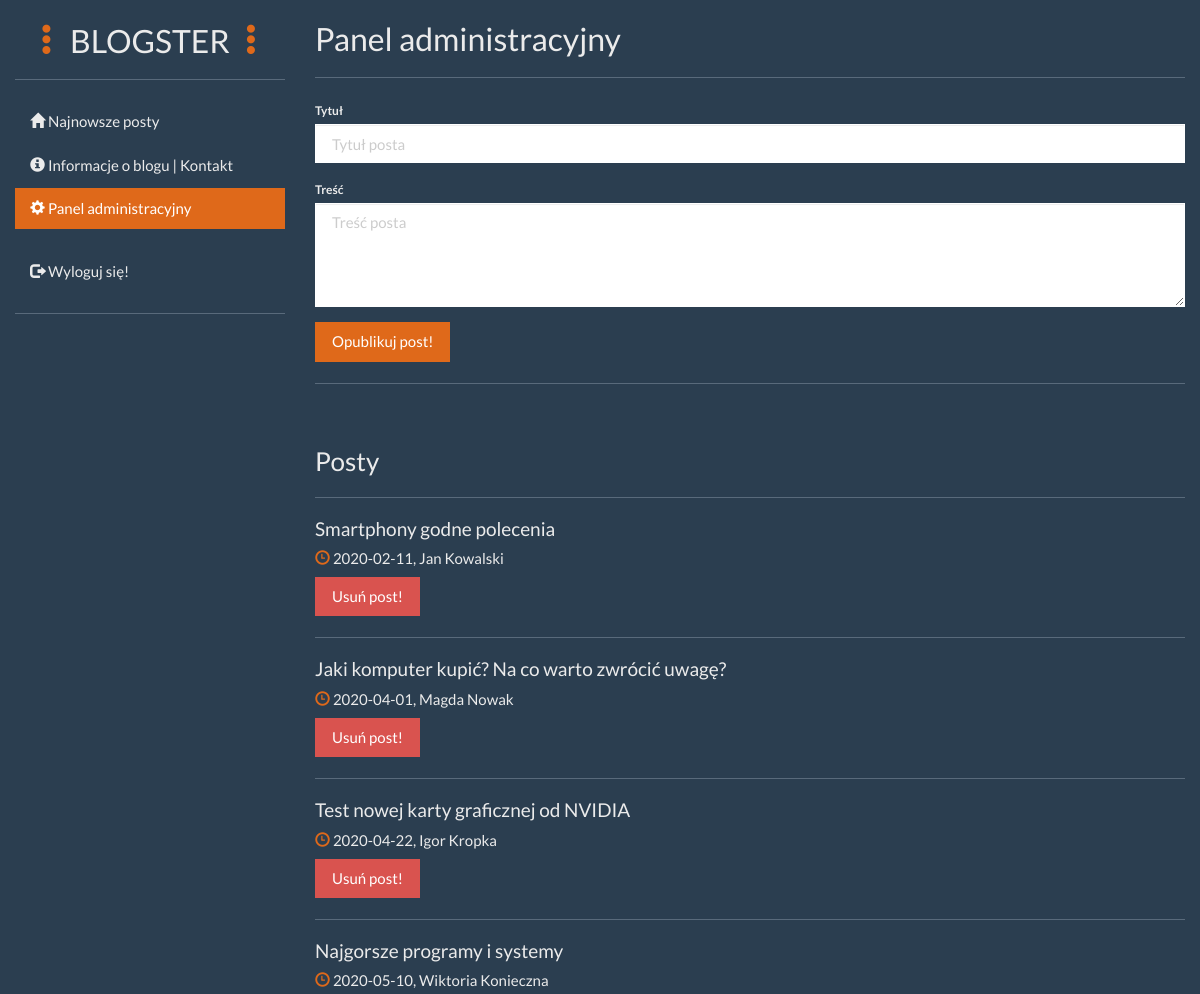
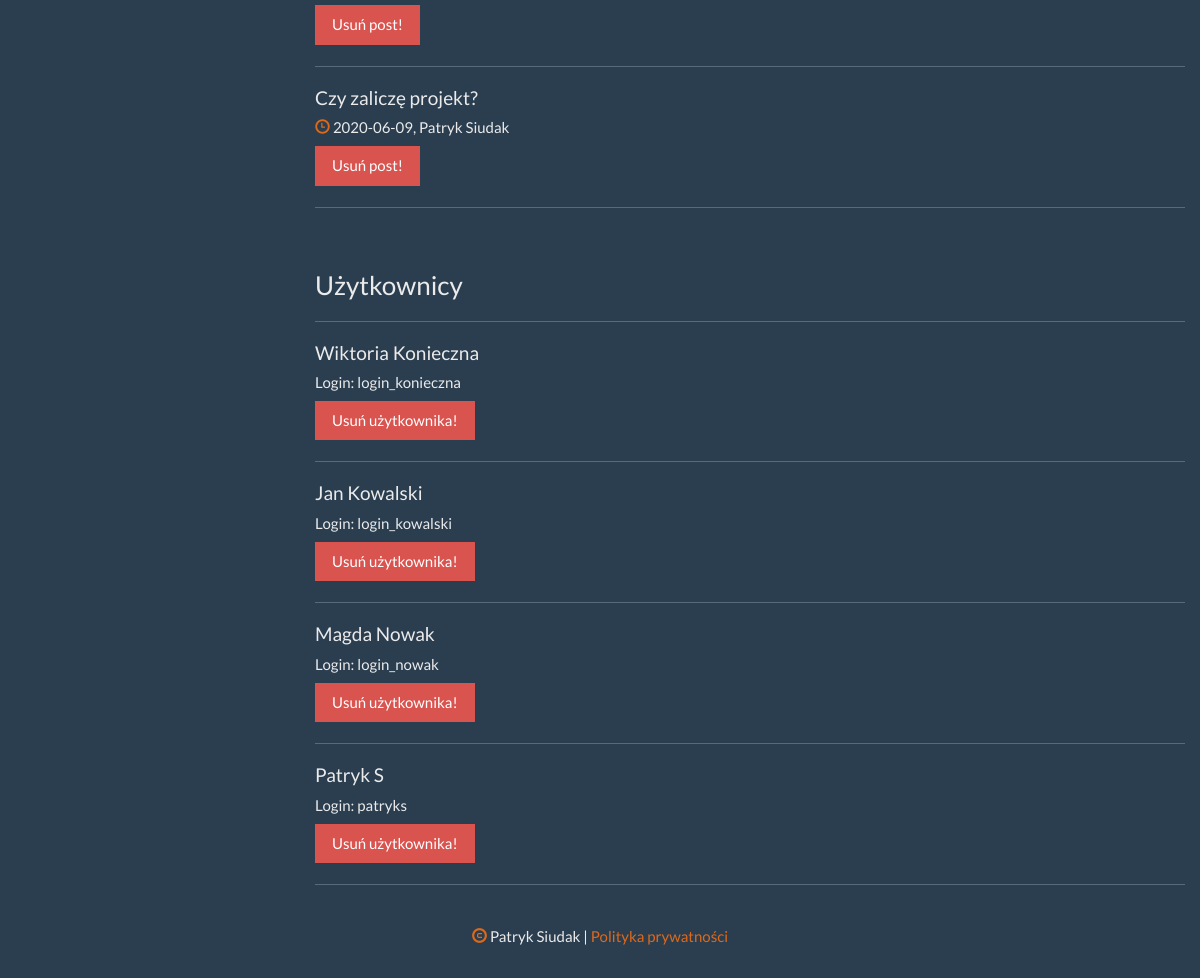
Page /panel (signed in) on the committed database (2 pictures, top to bottom).
### tables this page shows
CREATE TABLE posty (id INTEGER PRIMARY KEY AUTOINCREMENT, tytul TEXT, autor TEXT, data_publikacji TEXT, tresc TEXT);

CREATE TABLE uzytkownicy (id INTEGER PRIMARY KEY AUTOINCREMENT, login TEXT, haslo TEXT, nazwa TEXT, email TEXT);

### app.py (the view)
@app.route("/panel")
@login_required
def panel():
    con = sql.connect('database.db')
    con.row_factory = sql.Row
    cur = con.cursor()
    cur.execute("SELECT * FROM posty")
    posty = cur.fetchall()
    cur.execute("SELECT * FROM uzytkownicy")
    uzytkownicy = cur.fetchall()
    cur.close()
    con.close()
    return render_template('panel.html', posty = posty, uzytkownicy = uzytkownicy, tytul = "Panel administracyjny")

### app.py (called while the page is built)
@login_manager.user_loader
def load_user(user_id):
    return User(user_id)

### templates/panel.html (shortened to what this page needs)
{% extends "baza.html" %}
{% block content %}
    <h2>Panel administracyjny</h2>
    <hr>
    <form action="{{url_for('addPost')}}" method="POST">
        <div class="form-group">
            <label for="tyt">Tytuł</label>
            <input type="text" class="form-control" id="tyt" name="tytul" placeholder="Tytuł posta" required>
        </div>
        <div class="form-group">
            <label for="tre">Treść</label>
            <textarea class="form-control" rows="4" id="tre" name="tresc" placeholder="Treść posta" required></textarea>
        </div>
        <button type="submit" class="btn btn-primary">Opublikuj post!</button>
        <hr>
    </form>
    <br>
    <h3>Posty</h3>
    <hr>
    {% for post in posty %}
        <h4>{{post["tytul"]}}</h4>
        <h5><span class="glyphicon glyphicon-time" style="color: #DF691A"></span> {{post["data_publikacji"]}}, {{post["autor"]}}</h5>
        <form action="{{url_for('delPost')}}" method="POST">
            <button type="submit" class="btn btn-danger">Usuń post!</button>
        </form>
        <hr>
    {% endfor %}
    <br>
    <h3>Użytkownicy</h3>
    <hr>
    {% for uzytkownik in uzytkownicy %}
        <h4>{{uzytkownik["nazwa"]}}</h4>
        <h5>Login: {{uzytkownik["login"]}}</h5>
        <form action="{{url_for('delUser')}}" method="POST">
            <button type="submit" class="btn btn-danger">Usuń użytkownika!</button>
        </form>
        <hr>
    {% endfor %}
{% endblock %}

### templates/baza.html (shortened to what this page needs)
<!DOCTYPE html>
<html lang="pl">
    <head>
        <link rel="stylesheet" href="https://stackpath.bootstrapcdn.com/bootstrap/3.4.1/css/bootstrap.min.css">
        <link rel="stylesheet" type="text/css" href="{{url_for('static', filename='styles/bootstrap.min.css')}}">
        <link rel="stylesheet" type="text/css" href="{{url_for('static', filename='styles/style.css')}}">
    </head>
    <body>
        <div class="container-fluid">
            <div class="row content">
                <div class="col-sm-3 sidenav">
                    <h2 style="text-align: center">
                        <span class="glyphicon glyphicon-option-vertical" style="color: #DF691A"></span>
                            <a href="/" style="color: #EBEBEB">BLOGSTER </a>
                        <span class="glyphicon glyphicon-option-vertical" style="color: #DF691A"></span></h2>
                    <hr>
                    <ul class="nav nav-pills nav-stacked">
                        <li id="main"><a href="/"><span class="glyphicon glyphicon-home"></span> Najnowsze posty</a></li>
                        <li id="info"><a href="/info"><span class="glyphicon glyphicon-info-sign"></span> Informacje o blogu | Kontakt</a></li>
                        {% if current_user.is_authenticated %}
                            <li id="panel"><a href="/panel"><span class="glyphicon glyphicon-cog"></span> Panel administracyjny</a></li>
                        {% endif %}
                        {% if current_user.is_authenticated %}
                            <br>
                            <li id="logout"><a href="/logout"><span class="glyphicon glyphicon-log-out"></span> Wyloguj się!</a></li>
                        {% endif %}
                    </ul>
                    <hr>
                </div>
                <div class="col-sm-9">
                    {% block content %}{% endblock %}
                </div>
            </div>
        </div>
        <footer class="container-fluid text-center">
            <p><span class="glyphicon glyphicon-copyright-mark" style="color: #DF691A"></span> Patryk Siudak | <a href="/prywatnosc">Polityka prywatności</a></p>
        </footer>
    </body>
</html>

### static/styles/style.css (style rules this page uses)
footer { padding: 20px; }

### rows in the picture
posty: tytul "Smartphony godne polecenia", data_publikacji "2020-02-11", autor "Jan Kowalski"
posty: tytul "Jaki komputer kupić? Na co warto zwrócić uwagę?", data_publikacji "2020-04-01", autor "Magda Nowak"
posty: tytul "Test nowej karty graficznej od NVIDIA", data_publikacji "2020-04-22", autor "Igor Kropka"
posty: tytul "Najgorsze programy i systemy", data_publikacji "2020-05-10", autor "Wiktoria Konieczna"
posty: tytul "Czy zaliczę projekt?", data_publikacji "2020-06-09", autor "Patryk Siudak"
uzytkownicy: nazwa "Wiktoria Konieczna", login "login_konieczna"
uzytkownicy: nazwa "Jan Kowalski", login "login_kowalski"
uzytkownicy: nazwa "Magda Nowak", login "login_nowak"
uzytkownicy: nazwa "Patryk S", login "patryks"
